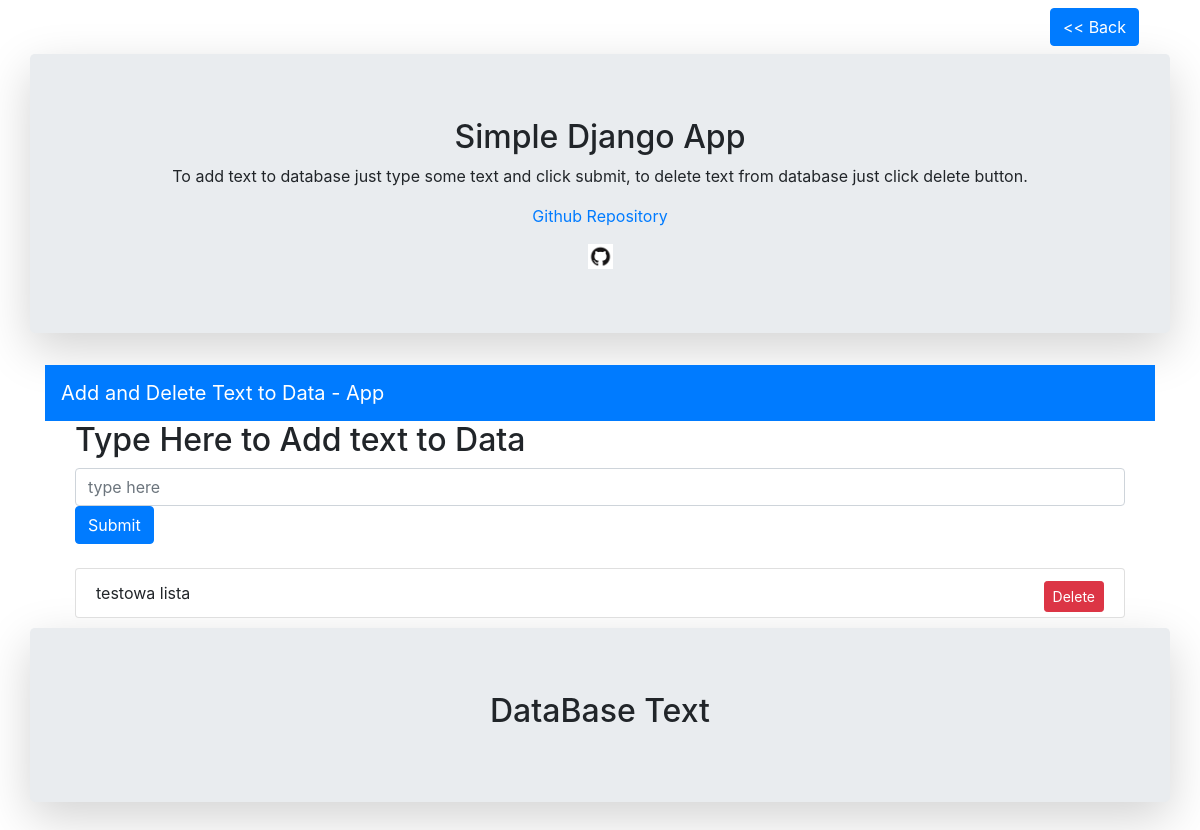
Before: /projects/todoapp/ with the older database file.
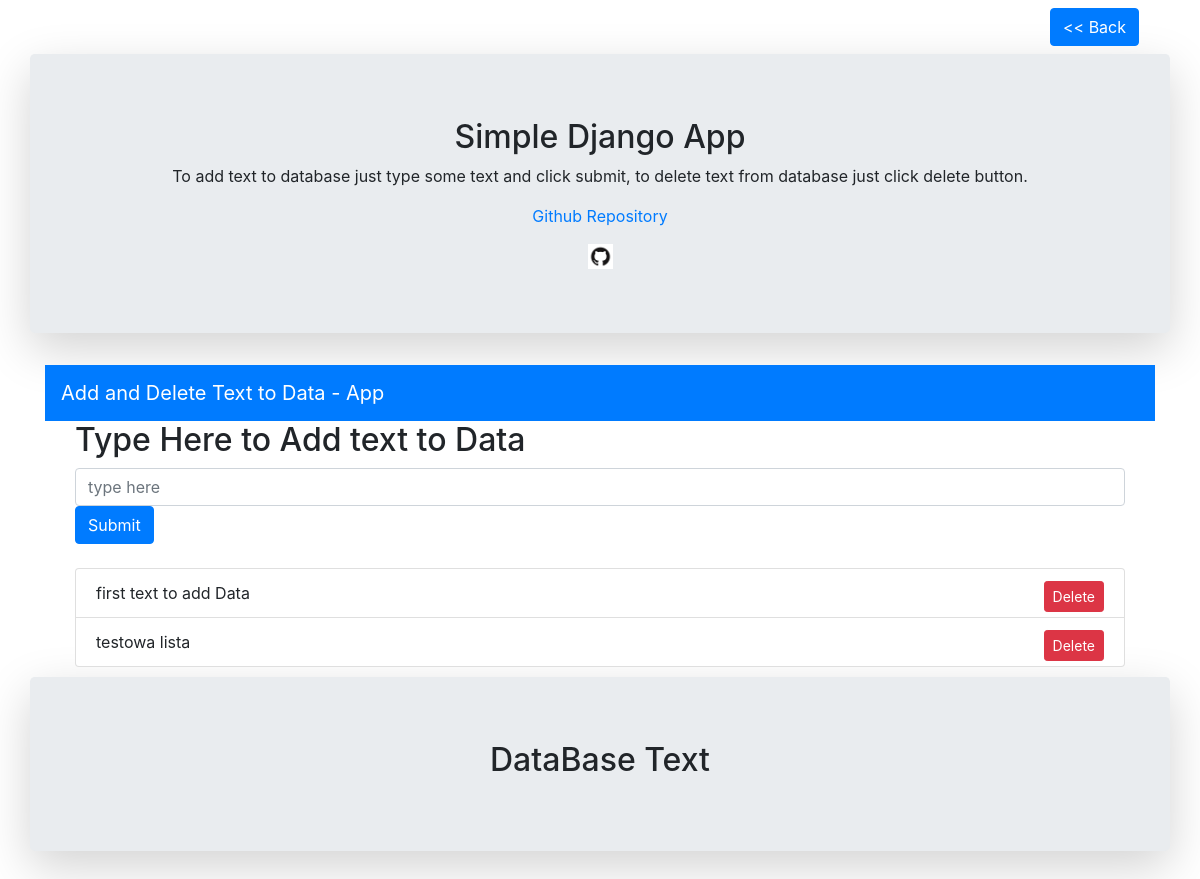
After: the same page with the newer database file.
### todoapp/models.py (models this page shows)
class Todo(models.Model):
    text = models.CharField(max_length=500)

### todoapp/views.py (the view)
# urls.py: path('projects/todoapp/', home_view, name='todoapp'),
def home_view(request):
    item_list = Todo.objects.all()
    todo_object = {
        "object_list": item_list
        }
    return render(request, 'main/index.html', todo_object)

### templates/main/index.html
{% extends 'main/base.html' %}
{% block content %}
<div class="container">
    <div class="row">
        <div class="col">
            <h2>Type Here to Add text to Data</h2>
            <form action="add/" method= "POST"> {% csrf_token %}
                <input type="text" name="content" class="form-control" placeholder="type here">
                <button type="submit" class="btn btn-primary mb-2">Submit</button>
            </form>
        </div>
    </div>
    <div class="row" >
        <div class="col" >
                {% for instance in object_list %}
                    <li class="list-group-item"  > {{instance.text}}
                        <div class = "float-right">
                            <form action="delete/{{instance.id}}/" method="POST"> {% csrf_token %}
                                <button type="botton" class="btn btn-danger btn-sm " >Delete</button>
                            </form>
                        </div>
                    </li>
                {% endfor %}
        </div>
    </div>
</div>
{% endblock %}

### templates/main/base.html (shortened to what this page needs)
{% load static %}
<html>
<head>
    <link rel="stylesheet" href="https://stackpath.bootstrapcdn.com/bootstrap/4.4.1/css/bootstrap.min.css">
</head>
    <body>
        <div class="container">
                <ul class="nav justify-content-end">
              <li class="nav-item">
                <a class="nav-link" href="/projects/" tabindex="-1">
                    <button type="button" class="btn btn-primary" data-toggle="button" aria-pressed="false">
                      << Back
                    </button>
                </a>
              </li>
        </div>
        <div class="container jumbotron shadow-lg "  style="text-align: center;">
                <h2 class="">Simple Django App</h2>
                <p class="">To add text to database just type some text and click submit,
                                to delete text from database just click delete button.</p>
                <a class=""  href="https://github.com/DiddyChriss/Simple-Django-App">
                    <p class="">Github Repository</p>
                    <img class="" style="width:25px;" src="{% static 'home/image/gh.png' %}">
                </a>
        </div>
        <div class="container">
             <nav class="navbar navbar-dark bg-primary">
                <a class="navbar-brand" href="/projects/todoapp/">Add and Delete Text to Data  - App</a>
            </nav>
            <div class="container">
                {% block content %}{% endblock %}
            </div>
        </div>
         <div class="container jumbotron shadow-lg "  style="text-align: center;">
                <h2>DataBase Text</h2>
        </div>
    </body>
</html>

Changed rows visible on the page:
added Todo: text "first text to add Data"
